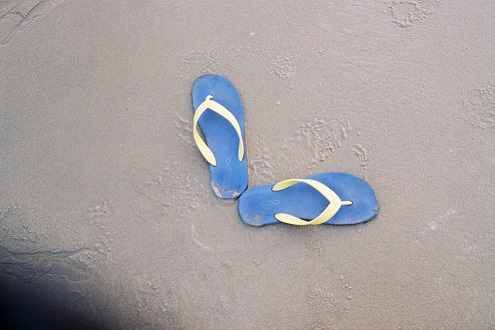
#> input picture hw1/image/slipper.JPG, 495 x 330 px, found by its file name
$ jupyter execute Untitled.ipynb
#> lines starting #> are read from the running program, lines starting #| are printed output that depends on the picture
[cell 1]
import cv2
from matplotlib import pyplot as plt
import numpy as np
from skimage.segmentation import active_contour

[cell 2]
img_path = r'.\slipper.jpg'
img = cv2.imread(img_path,0)
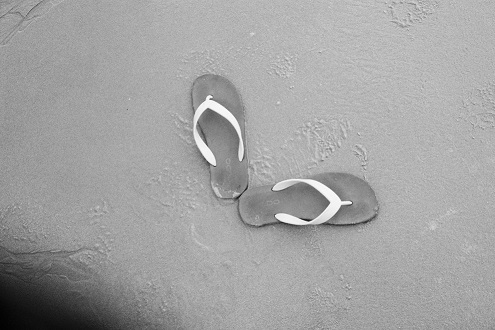
#> img: shape (330, 495); min 1, max 255, mean 162.2

[cell 3]
plt.imshow(img,cmap='gray')
img.shape
#> Out = (330, 495)

[cell 4]
img.shape
#> Out = (330, 495)

[cell 5]
s = np.linspace(0, 2*np.pi, 330)
r = 330/2 + 120*np.sin(s)
c = 495/2 + 150*np.cos(s)
init = np.array([r, c]).T

[cell 6]
s.shape

[cell 7]
init.shape

[cell 8]
plt.plot(init[:, 1], init[:, 0], '--r', lw=3)
plt.imshow(img)
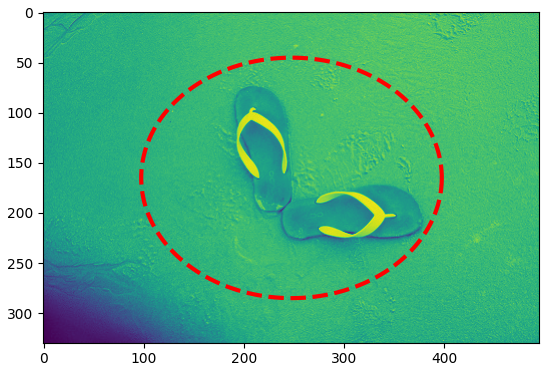
#> figure drawn by matplotlib, 1 panel

[cell 9]
#snake =  active_contour(img,init)
snake = active_contour(img,
                       init, alpha=0.06, beta=10, gamma=0.0001,
                       coordinates='rc',max_iterations=5000)
#> snake = 330 pairs, first value 77.88 to 227.8, second value 189.8 to 364.9

[cell 10]
plt.plot(snake[:, 1], snake[:, 0], '-b', lw=3)
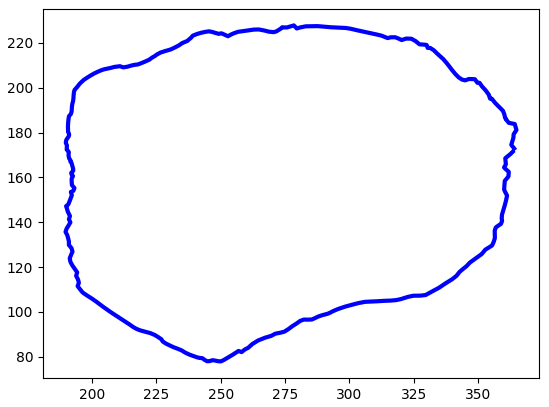
#> figure drawn by matplotlib, 1 panel

[cell 11]
fig, ax = plt.subplots(figsize=(7, 7))
ax.imshow(img, cmap=plt.cm.gray)
ax.plot(init[:, 1], init[:, 0], '--r', lw=3)
ax.plot(snake[:, 1], snake[:, 0], '-b', lw=3)
ax.set_xticks([]), ax.set_yticks([])
ax.axis([0, img.shape[1], img.shape[0], 0])
#> Out = (0, 495, 330, 0)
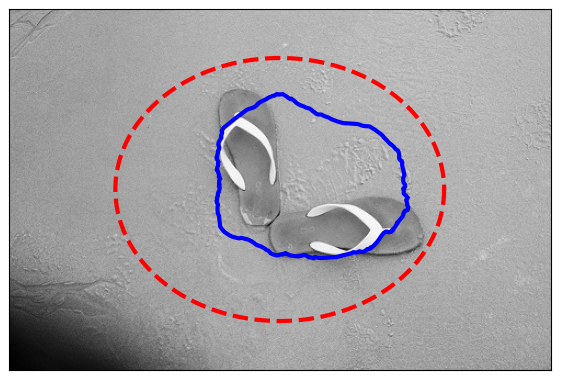
#> figure drawn by matplotlib, 1 panel

[cell 12]
from skimage.segmentation import chan_vese

[cell 13]
cv = chan_vese(img, mu=0.25, lambda1=1, lambda2=1, tol=1e-3, max_iter=200,
               dt=0.5, init_level_set="checkerboard", extended_output=True)

fig, axes = plt.subplots(2, 2, figsize=(8, 8))
ax = axes.flatten()

ax[0].imshow(img, cmap="gray")
ax[0].set_axis_off()
ax[0].set_title("Original Image", fontsize=12)

ax[1].imshow(cv[0], cmap="gray")
ax[1].set_axis_off()
title = "Chan-Vese segmentation - {} iterations".format(len(cv[2]))
#> title = 'Chan-Vese segmentation - 51 iterations'
ax[1].set_title(title, fontsize=12)

ax[2].imshow(cv[1], cmap="gray")
ax[2].set_axis_off()
ax[2].set_title("Final Level Set", fontsize=12)

ax[3].plot(cv[2])
ax[3].set_title("Evolution of energy over iterations", fontsize=12)

fig.tight_layout()
plt.show()
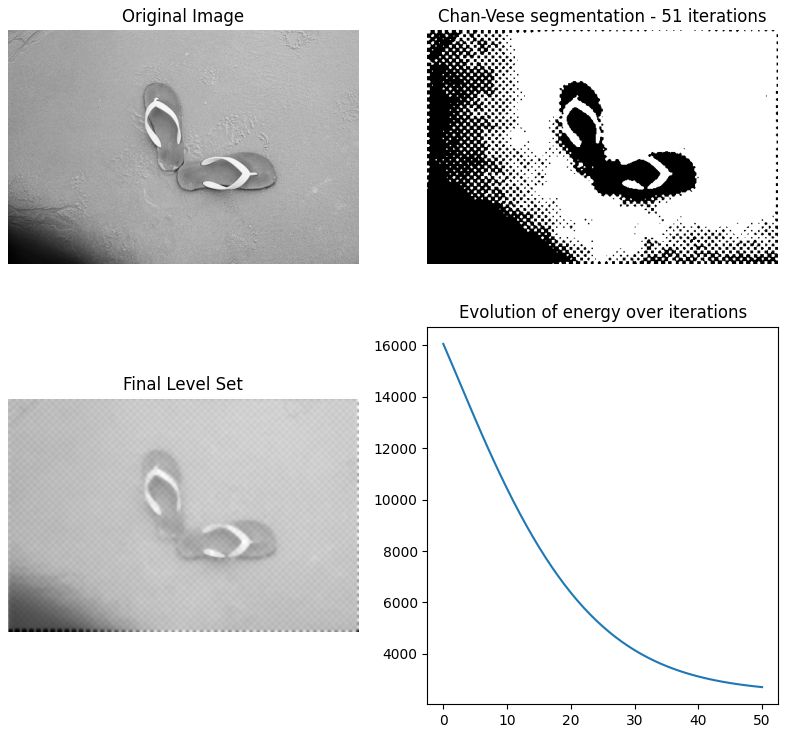
#> figure drawn by matplotlib, 4 panels; panel 4: curve peaks at x = 0, y = 16056.9
